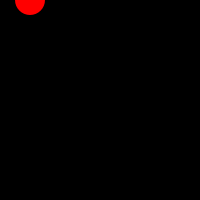
Frame 1 (no input)
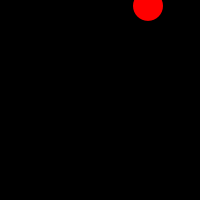
Frame 60 (the mouse pressed at the canvas centre just before this capture)
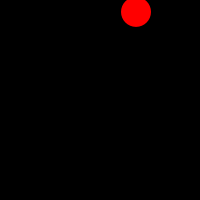
Frame 120 (the mouse held since frame 60 and released just before this capture)

The Processing sketch that drew these frames (run headless with seeded random() and noise(); from frame 60 on, the mouse is pressed at the canvas centre):

// Processing sketch: processing_28350
// ── processing_28350.pde

int x = 30; 
float y = 0; 
int velocidad = 2; 
float velocidady = 0.1;
int B=30;
int H=30;

void setup() {
size(200,200);
}
void draw() {
background(0);
noStroke();
fill(255,0,0);
ellipse(x,y,B,H);
x = x + velocidad;
y = y + velocidady;
if((x > width) ||(x<10)&&(x>190)||(x<10)) {
velocidad=velocidad*-1;
H=50;
}
if((y>height)||(y<0)){
velocidady=velocidady*-0.25;
H=50;
}
H=constrain(H-2,30,64);

}
